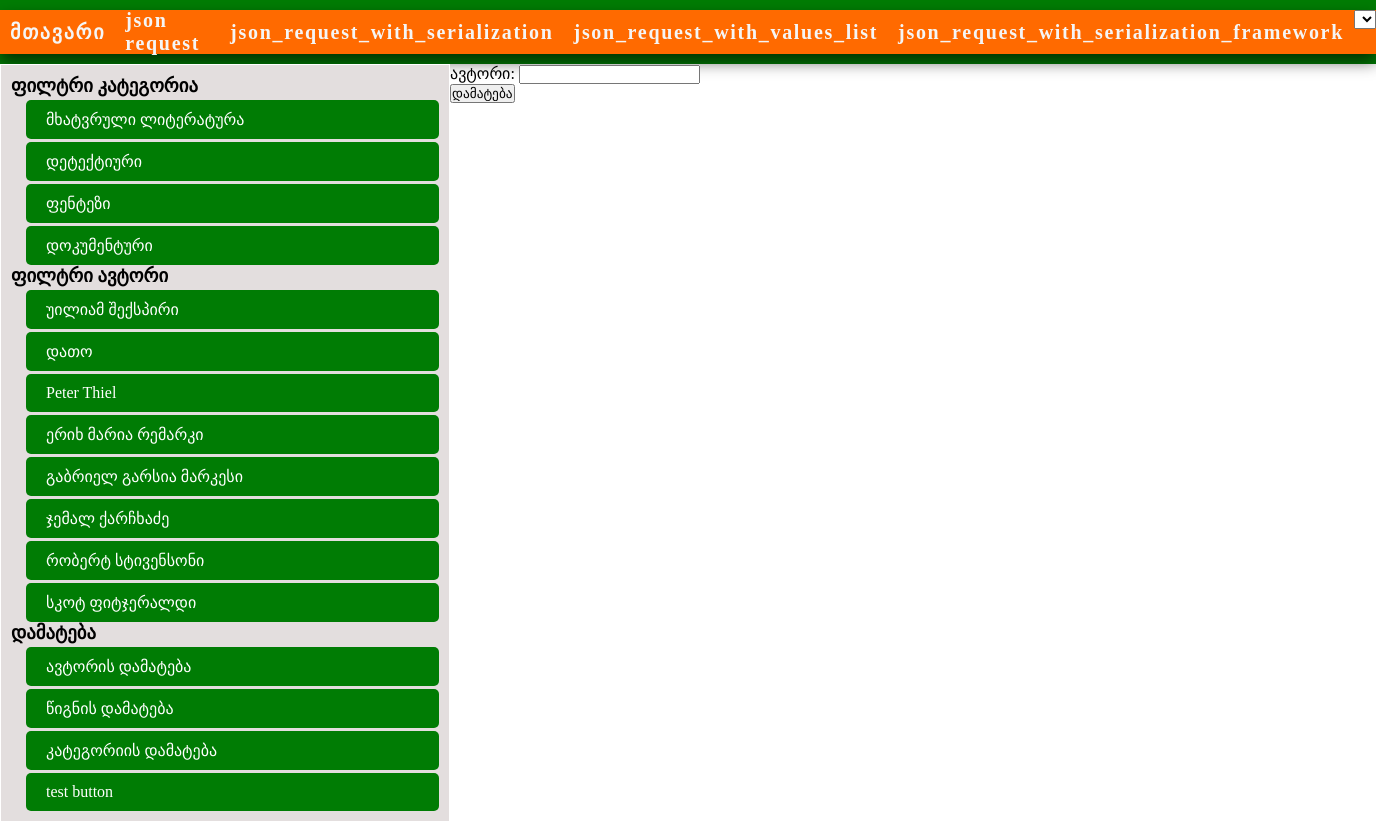
/add_author/, run on the app's committed database.
### market/models.py (models this page shows, shortened)
class Category(models.Model):
    name = models.CharField(max_length=50, db_index=True, verbose_name=_('Category'))
    class Meta:
        verbose_name_plural = _('Categoryes')
        verbose_name = _('Category')

class Author(models.Model):
    name = models.CharField(max_length=50, db_index=True, verbose_name=_('Author'))
    class Meta:
        verbose_name_plural = _('Authors')
        verbose_name = _('Author')

### market/views.py (the view)
# urls.py: path('add_author/', AuthorCrateView.as_view(), name='add_author'),
class AuthorCrateView(CreateView):
    template_name = 'market/create.html'
    form_class = AuthorForm
    success_url = reverse_lazy('index')
    def get_context_data(self, **kwargs):
        context = super().get_context_data(**kwargs)
        context['author'] = Author.objects.all()
        context['category'] = Category.objects.all()
        return context

### market/forms.py
class AuthorForm(ModelForm):
    class Meta:
        model = Author
        fields = ('name',)

### market/templates/market/create.html (shortened to what this page needs)
{% extends "base.html" %}
{% block content %}
    <form method="post" action="">
    {{ form.as_p }}
    <input type="submit" value="დამატება">
    </form>
{% endblock %}

### templates/base.html (shortened to what this page needs)
{% load static %}
<!DOCTYPE html>
<html lang="en">
<head>
    <link rel="stylesheet" href="{% static 'style.css' %}">
</head>
<header>
  <nav class="navbar">
    <a href="{% url 'index' %}" class="nav-button">მთავარი</a>
    <a href="{% url 'json_request' %}" class="nav-button">json request</a>
    <a href="{% url 'json_request_with_serialization' %}" class="nav-button">json_request_with_serialization</a>
    <a href="{% url 'json_request_with_values_list' %}" class="nav-button">json_request_with_values_list</a>
    <a href="{% url 'json_request_with_serialization_framework' %}" class="nav-button">json_request_with_serialization_framework</a>
  <form action="{% url 'set_language' %}" method="post" id="language-form">
    <select name="language" id="language-select" onchange="this.form.submit()">
    </select>
</form>
  </nav>
</header>
<body>
    <div class="bodyDiv">
        <div class="leftDiv">
            <h3>ფილტრი კატეგორია</h3>
        <div class="filterDivs">
                {% for categoryItem in category %}
                <a class="filterItem"  href="{% url 'by_category' categoryItem.pk %}">
                    {{ categoryItem.name }}
                </a>
                {% endfor %}
          </div>
            <h3>ფილტრი ავტორი</h3>
        <div class="filterDivs">
                {% for authorItem in author %}
                <a class="filterItem" href="{% url 'by_author' authorItem.id %}">
                    {{ authorItem.name }}
                </a>
                {% endfor %}
          </div>
             <h3>დამატება</h3>
        <div class="filterDivs">
                    <a class="filterItem" href="{% url 'add_author' %}">
                        ავტორის დამატება
                    </a>
                    <a class="filterItem" href="{% url 'add_book' %}">
                        წიგნის დამატება
                    </a>
                    <a class="filterItem" href="{% url 'add_category' %}">
                        კატეგორიის დამატება
                    </a>
                    <a class="filterItem" href="{% url 'test' %}">
                        test button
                    </a>
          </div>
        </div>
        {% block content %}{% endblock %}
    </div>
</body>
</html>

### market/static/style.css (style rules this page uses)
* { margin: 0; padding: 0; box-sizing: border-box; user-select: none; -moz-user-select: none; -webkit-user-select: none; }
a { text-decoration: none; color: #333; }
header { background-color:#007c04; padding: 10px 0; }
.navbar { background-color: #ff6a00; display: flex; justify-content: space-evenly; box-shadow: 0px 8px 16px 0px rgba(0, 0, 0, 0.603); z-index: -500; font-size: calc( 10vw / 15); }
.nav-button { background: -webkit-linear-gradient(to right, #2196F3, #00adef); border-radius: 6px; letter-spacing: 0.085em; display: flex; justify-content: center; align-items: center; width: auto; height: 44px; color: whitesmoke; padding: 10px; transition: all .3s ease; font-weight: bold; font-size: 20px; }
.bodyDiv { display: flex; flex-direction: row; height: 100%; width: 100%; }
.leftDiv { border: 1px solid white; width: 450px; background-color: #e3dede; padding: 10px; height: 100%; }
.filterDivs { padding-left: 15px; display: flex; flex-direction: column; }
.filterItem { display: inline-block; padding: 10px 20px; background-color: #007c04; color: white; text-decoration: none; border-radius: 5px; transition: background-color 0.3s, transform 0.2s; margin-top:3px }

### data on the page
Category: name "მხატვრული ლიტერატურა"
Category: name "დეტექტიური"
Category: name "ფენტეზი"
Category: name "დოკუმენტური"
Author: name "უილიამ შექსპირი"
Author: name "დათო"
Author: name "Peter Thiel"
Author: name "ერიხ მარია რემარკი"
Author: name "გაბრიელ გარსია მარკესი"
Author: name "ჯემალ ქარჩხაძე"
Author: name "რობერტ სტივენსონი"
Author: name "სკოტ ფიტჯერალდი"
